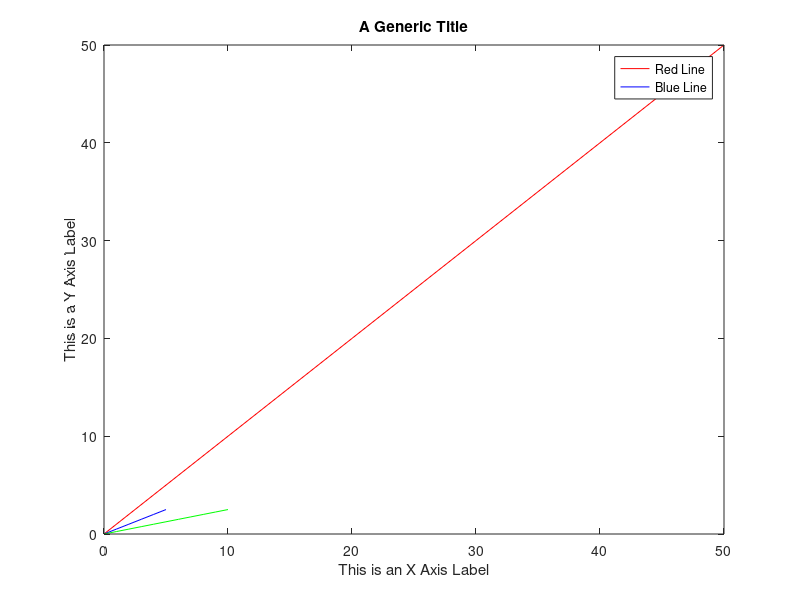

The MATLAB source for this figure: (Note: this script raises an error after producing the figure.)

%Create A figure
figure
mainAxes = axes;
plot(mainAxes ,0:10:50,0:10:50,'r',0:5,0:0.5:2.5,'b');
hold on
plot( 0:10,0:0.25:2.5,'g');

xlabel 'This is an X Axis Label'
ylabel 'This is a Y Axis Label'
title('A Generic Title');
legend('Red Line','Blue Line');
set(gca,'Layer','Top')

%Break The Axes
h = breakxaxis([1 2]);
Ch = get(gcf,'Children');
set(Ch(3),'Xscale','log');

%Un-Break The X Axes
%unbreakxaxes(h)
